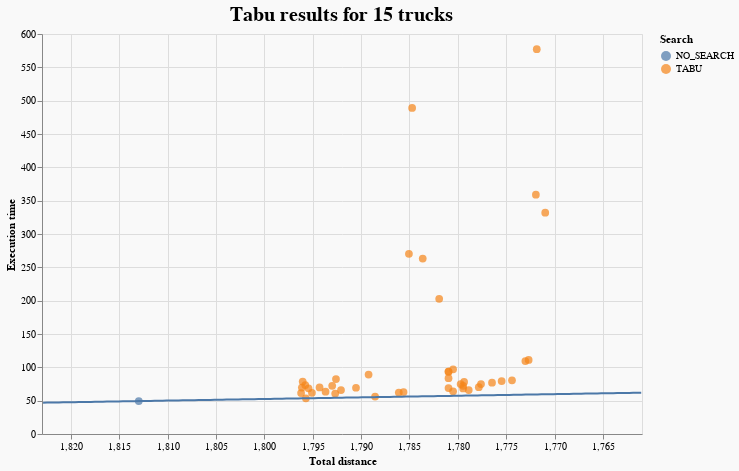

The notebook cell saved with this chart:
### Code cell
plot_results(tabu_greedy_15, tabu_tooltips, "Tabu results for 15 trucks").properties(
    width=600, height=400, background="#F9F9F9"
)

### Figure 1 — Vega-Lite specification as saved in the notebook (floating-point values rounded to 4 significant figures; data arrays with more than 128 entries replaced by an {"elided": "..."} marker saying what was removed)
{"config": {"view": {"continuousWidth": 400, "continuousHeight": 300}}, "layer": [{"data": {"name": "data-d827062e018f9335328fbf1e72168874"}, "mark": {"type": "circle", "size": 60}, "encoding": {"color": {"field": "search", "title": "Search", "type": "nominal"}, "tooltip": [{"field": "heuristic", "title": "Heuristic", "type": "nominal"}, {"field": "search", "title": "Search", "type": "nominal"}, {"field": "base_solution", "title": "Base solution", "type": "nominal"}, {"field": "iterations", "title": "Iterations", "type": "quantitative"}, {"field": "TotalDistance", "title": "Total distance", "type": "quantitative"}, {"field": "execution_time", "title": "Execution time", "type": "quantitative"}, {"field": "tabu_queue_coef", "title": "Queue coef", "type": "quantitative"}], "x": {"field": "TotalDistance", "scale": {"domain": [1823.0, 1761.0]}, "title": "Total distance", "type": "quantitative"}, "y": {"field": "execution_time", "scale": {"domain": [39.37, 587.2]}, "title": "Execution time", "type": "quantitative"}}, "title": {"text": "Tabu results for 15 trucks", "anchor": "middle", "fontSize": 20}}, {"data": {"name": "data-fccabe8ac1e1d87dbfa0ad15e48c65ea"}, "mark": "line", "encoding": {"x": {"field": "x", "scale": {"domain": [1823.0, 1761.0]}, "type": "quantitative"}, "y": {"field": "y", "type": "quantitative"}}}], "background": "#F9F9F9", "height": 400, "width": 600, "$schema": "https://vega.github.io/schema/vega-lite/v4.17.0.json", "datasets": {"data-d827062e018f9335328fbf1e72168874": [{"Unnamed: 0": 23, "base_solution": "SIMPLE_GREEDY", "heuristic": "REMOVE_LOOPS_SWAP_ANY_EXPORTATION", "search": "TABU", "iterations": 500.0, "temp_coef": null, "population_size": null, "mutation_probability": null, "tabu_queue_coef": 0.5, "swap_any_to_generate": null, "TotalDistance": 1795.0, "TotalTime": 6.895, "UnusedTrucksCount": 0, "OrphansCount": 0, "execution_time": 68.53, "TotalFuel": 448.9, "TrucksCount": 15, "Relation": 0.9154}, {"Unnamed: 0": 31, "base_solution": "SIMPLE_GREEDY", "heuristic": "ANY_EXPORTATION_PROB1", "search": "TABU", "iterations": 200.0, "temp_coef": null, "population_size": null, "mutation_probability": null, "tabu_queue_coef": 0.5, "swap_any_to_generate": null, "TotalDistance": 1796.0, "TotalTime": 6.897, "UnusedTrucksCount": 0, "OrphansCount": 0, "execution_time": 53.56, "TotalFuel": 448.9, "TrucksCount": 15, "Relation": 4.121}, {"Unnamed: 0": 40, "base_solution": "SIMPLE_GREEDY", "heuristic": "ANY_EXPORTATION_TIME1", "search": "TABU", "iterations": 200.0, "temp_coef": null, "population_size": null, "mutation_probability": null, "tabu_queue_coef": 0.5, "swap_any_to_generate": null, "TotalDistance": 1789.0, "TotalTime": 6.654, "UnusedTrucksCount": 0, "OrphansCount": 0, "execution_time": 56.07, "TotalFuel": 447.1, "TrucksCount": 15, "Relation": 3.644}, {"Unnamed: 0": 41, "base_solution": "SIMPLE_GREEDY", "heuristic": "ANY_MOVE_EXPORTATION_FIXED2", "search": "TABU", "iterations": 500.0, "temp_coef": null, "population_size": null, "mutation_probability": null, "tabu_queue_coef": 0.3, "swap_any_to_generate": 500.0, "TotalDistance": 1771.0, "TotalTime": 6.669, "UnusedTrucksCount": 0, "OrphansCount": 0, "execution_time": 331.9, "TotalFuel": 442.7, "TrucksCount": 15, "Relation": 0.1487}, {"Unnamed: 0": 48, "base_solution": "SIMPLE_GREEDY", "heuristic": "REMOVE_LOOPS_SWAP_ANY_EXPORTATION", "search": "TABU", "iterations": 200.0, "temp_coef": null, "population_size": null, "mutation_probability": null, "tabu_queue_coef": 0.5, "swap_any_to_generate": null, "TotalDistance": 1796.0, "TotalTime": 6.89, "UnusedTrucksCount": 0, "OrphansCount": 0, "execution_time": 61.44, "TotalFuel": 449.0, "TrucksCount": 15, "Relation": 1.389}, {"Unnamed: 0": 53, "base_solution": "SIMPLE_GREEDY", "heuristic": "ANY_MOVE_EXPORTATION_FIXED2", "search": "TABU", "iterations": 500.0, "temp_coef": null, "population_size": null, "mutation_probability": null, "tabu_queue_coef": 0.5, "swap_any_to_generate": null, "TotalDistance": 1776.0, "TotalTime": 6.686, "UnusedTrucksCount": 0, "OrphansCount": 0, "execution_time": 76.92, "TotalFuel": 444.1, "TrucksCount": 15, "Relation": 1.325}, {"Unnamed: 0": 69, "base_solution": "SIMPLE_GREEDY", "heuristic": "ANY_MOVE_EXPORTATION", "search": "TABU", "iterations": 200.0, "temp_coef": null, "population_size": null, "mutation_probability": null, "tabu_queue_coef": 0.3, "swap_any_to_generate": null, "TotalDistance": 1774.0, "TotalTime": 6.633, "UnusedTrucksCount": 0, "OrphansCount": 0, "execution_time": 80.48, "TotalFuel": 443.6, "TrucksCount": 15, "Relation": 1.24}, {"Unnamed: 0": 79, "base_solution": "SIMPLE_GREEDY", "heuristic": "ANY_MOVE_EXPORTATION", "search": "TABU", "iterations": 500.0, "temp_coef": null, "population_size": null, "mutation_probability": null, "tabu_queue_coef": 0.5, "swap_any_to_generate": null, "TotalDistance": 1773.0, "TotalTime": 6.627, "UnusedTrucksCount": 0, "OrphansCount": 0, "execution_time": 109.5, "TotalFuel": 443.3, "TrucksCount": 15, "Relation": 0.6646}, {"Unnamed: 0": 82, "base_solution": "SIMPLE_GREEDY", "heuristic": "MOVE_IN_EXPORTATION", "search": "TABU", "iterations": 200.0, "temp_coef": null, "population_size": null, "mutation_probability": null, "tabu_queue_coef": 0.5, "swap_any_to_generate": null, "TotalDistance": 1781.0, "TotalTime": 6.672, "UnusedTrucksCount": 0, "OrphansCount": 0, "execution_time": 68.95, "TotalFuel": 445.2, "TrucksCount": 15, "Relation": 1.635}, {"Unnamed: 0": 83, "base_solution": "SIMPLE_GREEDY", "heuristic": "REMOVE_LOOPS_SWAP_ANY_EXPORTATION", "search": "TABU", "iterations": 500.0, "temp_coef": null, "population_size": null, "mutation_probability": null, "tabu_queue_coef": 0.3, "swap_any_to_generate": 500.0, "TotalDistance": 1782.0, "TotalTime": 6.747, "UnusedTrucksCount": 0, "OrphansCount": 0, "execution_time": 202.8, "TotalFuel": 445.5, "TrucksCount": 15, "Relation": 0.2023}, {"Unnamed: 0": 88, "base_solution": "SIMPLE_GREEDY", "heuristic": "ANY_EXPORTATION_PROB1", "search": "TABU", "iterations": 500.0, "temp_coef": null, "population_size": null, "mutation_probability": null, "tabu_queue_coef": 0.5, "swap_any_to_generate": null, "TotalDistance": 1796.0, "TotalTime": 6.852, "UnusedTrucksCount": 0, "OrphansCount": 0, "execution_time": 69.66, "TotalFuel": 449.0, "TrucksCount": 15, "Relation": 0.8308}, {"Unnamed: 0": 102, "base_solution": "SIMPLE_GREEDY", "heuristic": "REMOVE_LOOPS_MOVE_EXPORTATION", "search": "TABU", "iterations": 500.0, "temp_coef": null, "population_size": null, "mutation_probability": null, "tabu_queue_coef": 0.3, "swap_any_to_generate": null, "TotalDistance": 1779.0, "TotalTime": 6.688, "UnusedTrucksCount": 0, "OrphansCount": 0, "execution_time": 78.11, "TotalFuel": 444.8, "TrucksCount": 15, "Relation": 1.17}, {"Unnamed: 0": 109, "base_solution": "SIMPLE_GREEDY", "heuristic": "ANY_EXPORTATION", "search": "TABU", "iterations": 500.0, "temp_coef": null, "population_size": null, "mutation_probability": null, "tabu_queue_coef": 0.3, "swap_any_to_generate": 500.0, "TotalDistance": 1785.0, "TotalTime": 6.761, "UnusedTrucksCount": 0, "OrphansCount": 0, "execution_time": 489.2, "TotalFuel": 446.2, "TrucksCount": 15, "Relation": 0.06423}, {"Unnamed: 0": 110, "base_solution": "SIMPLE_GREEDY", "heuristic": "REMOVE_LOOPS_SWAP_ANY_EXPORTATION", "search": "TABU", "iterations": 500.0, "temp_coef": null, "population_size": null, "mutation_probability": null, "tabu_queue_coef": 0.3, "swap_any_to_generate": null, "TotalDistance": 1796.0, "TotalTime": 6.887, "UnusedTrucksCount": 0, "OrphansCount": 0, "execution_time": 73.45, "TotalFuel": 448.9, "TrucksCount": 15, "Relation": 0.7147}, {"Unnamed: 0": 112, "base_solution": "SIMPLE_GREEDY", "heuristic": "MOVE_IN_EXPORTATION", "search": "TABU", "iterations": 200.0, "temp_coef": null, "population_size": null, "mutation_probability": null, "tabu_queue_coef": 0.3, "swap_any_to_generate": null, "TotalDistance": 1781.0, "TotalTime": 6.672, "UnusedTrucksCount": 0, "OrphansCount": 0, "execution_time": 83.78, "TotalFuel": 445.2, "TrucksCount": 15, "Relation": 0.9302}, {"Unnamed: 0": 114, "base_solution": "SIMPLE_GREEDY", "heuristic": "ANY_MOVE_EXPORTATION_FIXED2", "search": "TABU", "iterations": 200.0, "temp_coef": null, "population_size": null, "mutation_probability": null, "tabu_queue_coef": 0.3, "swap_any_to_generate": null, "TotalDistance": 1779.0, "TotalTime": 6.664, "UnusedTrucksCount": 0, "OrphansCount": 0, "execution_time": 68.33, "TotalFuel": 444.9, "TrucksCount": 15, "Relation": 1.768}, {"Unnamed: 0": 123, "base_solution": "SIMPLE_GREEDY", "heuristic": "ANY_EXPORTATION_PROB1", "search": "TABU", "iterations": 200.0, "temp_coef": null, "population_size": null, "mutation_probability": null, "tabu_queue_coef": 0.3, "swap_any_to_generate": null, "TotalDistance": 1795.0, "TotalTime": 6.95, "UnusedTrucksCount": 0, "OrphansCount": 0, "execution_time": 61.85, "TotalFuel": 448.8, "TrucksCount": 15, "Relation": 1.434}, {"Unnamed: 0": 134, "base_solution": "SIMPLE_GREEDY", "heuristic": "ANY_EXPORTATION", "search": "TABU", "iterations": 200.0, "temp_coef": null, "population_size": null, "mutation_probability": null, "tabu_queue_coef": 0.3, "swap_any_to_generate": null, "TotalDistance": 1794.0, "TotalTime": 6.821, "UnusedTrucksCount": 0, "OrphansCount": 0, "execution_time": 69.9, "TotalFuel": 448.6, "TrucksCount": 15, "Relation": 0.9103}, {"Unnamed: 0": 141, "base_solution": "SIMPLE_GREEDY", "heuristic": "ANY_MOVE_EXPORTATION", "search": "TABU", "iterations": 200.0, "temp_coef": null, "population_size": null, "mutation_probability": null, "tabu_queue_coef": 0.5, "swap_any_to_generate": null, "TotalDistance": 1775.0, "TotalTime": 6.632, "UnusedTrucksCount": 0, "OrphansCount": 0, "execution_time": 79.47, "TotalFuel": 443.9, "TrucksCount": 15, "Relation": 1.246}, {"Unnamed: 0": 152, "base_solution": "SIMPLE_GREEDY", "heuristic": "ANY_MOVE_SWAP", "search": "TABU", "iterations": 500.0, "temp_coef": null, "population_size": null, "mutation_probability": null, "tabu_queue_coef": 0.3, "swap_any_to_generate": null, "TotalDistance": 1780.0, "TotalTime": 6.65, "UnusedTrucksCount": 0, "OrphansCount": 0, "execution_time": 74.83, "TotalFuel": 444.9, "TrucksCount": 15, "Relation": 1.306}, {"Unnamed: 0": 155, "base_solution": "SIMPLE_GREEDY", "heuristic": "ANY_MOVE_SWAP", "search": "TABU", "iterations": 500.0, "temp_coef": null, "population_size": null, "mutation_probability": null, "tabu_queue_coef": 0.3, "swap_any_to_generate": 500.0, "TotalDistance": 1772.0, "TotalTime": 6.664, "UnusedTrucksCount": 0, "OrphansCount": 0, "execution_time": 359.0, "TotalFuel": 443.0, "TrucksCount": 15, "Relation": 0.1325}, {"Unnamed: 0": 180, "base_solution": "SIMPLE_GREEDY", "heuristic": "REMOVE_LOOPS_SWAP_ANY_EXPORTATION", "search": "TABU", "iterations": 200.0, "temp_coef": null, "population_size": null, "mutation_probability": null, "tabu_queue_coef": 0.3, "swap_any_to_generate": null, "TotalDistance": 1793.0, "TotalTime": 6.769, "UnusedTrucksCount": 0, "OrphansCount": 0, "execution_time": 60.72, "TotalFuel": 448.2, "TrucksCount": 15, "Relation": 1.789}, {"Unnamed: 0": 185, "base_solution": "SIMPLE_GREEDY", "heuristic": "ANY_MOVE_EXPORTATION_FIXED2", "search": "TABU", "iterations": 500.0, "temp_coef": null, "population_size": null, "mutation_probability": null, "tabu_queue_coef": 0.3, "swap_any_to_generate": null, "TotalDistance": 1778.0, "TotalTime": 6.59, "UnusedTrucksCount": 0, "OrphansCount": 0, "execution_time": 74.99, "TotalFuel": 444.4, "TrucksCount": 15, "Relation": 1.381}, {"Unnamed: 0": 194, "base_solution": "SIMPLE_GREEDY", "heuristic": "ANY_MOVE_EXPORTATION_FIXED2", "search": "TABU", "iterations": 200.0, "temp_coef": null, "population_size": null, "mutation_probability": null, "tabu_queue_coef": 0.5, "swap_any_to_generate": null, "TotalDistance": 1779.0, "TotalTime": 6.711, "UnusedTrucksCount": 0, "OrphansCount": 0, "execution_time": 65.97, "TotalFuel": 444.7, "TrucksCount": 15, "Relation": 2.054}, {"Unnamed: 0": 200, "base_solution": "SIMPLE_GREEDY", "heuristic": "ANY_MOVE_SWAP", "search": "TABU", "iterations": 200.0, "temp_coef": null, "population_size": null, "mutation_probability": null, "tabu_queue_coef": 0.5, "swap_any_to_generate": null, "TotalDistance": 1786.0, "TotalTime": 6.721, "UnusedTrucksCount": 0, "OrphansCount": 0, "execution_time": 62.95, "TotalFuel": 446.4, "TrucksCount": 15, "Relation": 2.015}, {"Unnamed: 0": 214, "base_solution": "SIMPLE_GREEDY", "heuristic": "ANY_MOVE_EXPORTATION", "search": "TABU", "iterations": 500.0, "temp_coef": null, "population_size": null, "mutation_probability": null, "tabu_queue_coef": 0.3, "swap_any_to_generate": null, "TotalDistance": 1773.0, "TotalTime": 6.63, "UnusedTrucksCount": 0, "OrphansCount": 0, "execution_time": 111.0, "TotalFuel": 443.2, "TrucksCount": 15, "Relation": 0.6533}, {"Unnamed: 0": 217, "base_solution": "SIMPLE_GREEDY", "heuristic": "ANY_EXPORTATION", "search": "TABU", "iterations": 500.0, "temp_coef": null, "population_size": null, "mutation_probability": null, "tabu_queue_coef": 0.3, "swap_any_to_generate": null, "TotalDistance": 1789.0, "TotalTime": 6.769, "UnusedTrucksCount": 0, "OrphansCount": 0, "execution_time": 89.08, "TotalFuel": 447.3, "TrucksCount": 15, "Relation": 0.598}, {"Unnamed: 0": 228, "base_solution": "SIMPLE_GREEDY", "heuristic": "MOVE_IN_EXPORTATION", "search": "TABU", "iterations": 500.0, "temp_coef": null, "population_size": null, "mutation_probability": null, "tabu_queue_coef": 0.5, "swap_any_to_generate": null, "TotalDistance": 1781.0, "TotalTime": 6.672, "UnusedTrucksCount": 0, "OrphansCount": 0, "execution_time": 93.67, "TotalFuel": 445.2, "TrucksCount": 15, "Relation": 0.7226}, {"Unnamed: 0": 235, "base_solution": "SIMPLE_GREEDY", "heuristic": "ANY_MOVE_SWAP", "search": "TABU", "iterations": 500.0, "temp_coef": null, "population_size": null, "mutation_probability": null, "tabu_queue_coef": 0.5, "swap_any_to_generate": null, "TotalDistance": 1779.0, "TotalTime": 6.674, "UnusedTrucksCount": 0, "OrphansCount": 0, "execution_time": 72.27, "TotalFuel": 444.9, "TrucksCount": 15, "Relation": 1.464}, {"Unnamed: 0": 246, "base_solution": "SIMPLE_GREEDY", "heuristic": "REMOVE_LOOPS_MOVE_EXPORTATION", "search": "TABU", "iterations": 500.0, "temp_coef": null, "population_size": null, "mutation_probability": null, "tabu_queue_coef": 0.5, "swap_any_to_generate": null, "TotalDistance": 1780.0, "TotalTime": 6.672, "UnusedTrucksCount": 0, "OrphansCount": 0, "execution_time": 97.02, "TotalFuel": 445.1, "TrucksCount": 15, "Relation": 0.6817}, {"Unnamed: 0": 260, "base_solution": "SIMPLE_GREEDY", "heuristic": "ANY_MOVE_EXPORTATION", "search": "TABU", "iterations": 500.0, "temp_coef": null, "population_size": null, "mutation_probability": null, "tabu_queue_coef": 0.3, "swap_any_to_generate": 500.0, "TotalDistance": 1772.0, "TotalTime": 6.542, "UnusedTrucksCount": 0, "OrphansCount": 0, "execution_time": 577.2, "TotalFuel": 443.0, "TrucksCount": 15, "Relation": 0.07793}, {"Unnamed: 0": 272, "base_solution": "SIMPLE_GREEDY", "heuristic": "REMOVE_LOOPS_MOVE_EXPORTATION", "search": "TABU", "iterations": 200.0, "temp_coef": null, "population_size": null, "mutation_probability": null, "tabu_queue_coef": 0.5, "swap_any_to_generate": null, "TotalDistance": 1780.0, "TotalTime": 6.672, "UnusedTrucksCount": 0, "OrphansCount": 0, "execution_time": 63.98, "TotalFuel": 445.1, "TrucksCount": 15, "Relation": 2.223}, {"Unnamed: 0": 277, "base_solution": "SIMPLE_GREEDY", "heuristic": "ANY_EXPORTATION_TIME1", "search": "TABU", "iterations": 500.0, "temp_coef": null, "population_size": null, "mutation_probability": null, "tabu_queue_coef": 0.5, "swap_any_to_generate": null, "TotalDistance": 1791.0, "TotalTime": 6.694, "UnusedTrucksCount": 0, "OrphansCount": 0, "execution_time": 69.37, "TotalFuel": 447.6, "TrucksCount": 15, "Relation": 1.122}, {"Unnamed: 0": 283, "base_solution": "SIMPLE_GREEDY", "heuristic": null, "search": "NO_SEARCH", "iterations": null, "temp_coef": null, "population_size": null, "mutation_probability": null, "tabu_queue_coef": null, "swap_any_to_generate": null, "TotalDistance": 1813.0, "TotalTime": 6.926, "UnusedTrucksCount": 0, "OrphansCount": 0, "execution_time": 49.37, "TotalFuel": 453.2, "TrucksCount": 15, "Relation": 0.0}, {"Unnamed: 0": 297, "base_solution": "SIMPLE_GREEDY", "heuristic": "ANY_MOVE_SWAP", "search": "TABU", "iterations": 200.0, "temp_coef": null, "population_size": null, "mutation_probability": null, "tabu_queue_coef": 0.3, "swap_any_to_generate": null, "TotalDistance": 1786.0, "TotalTime": 6.921, "UnusedTrucksCount": 0, "OrphansCount": 0, "execution_time": 62.08, "TotalFuel": 446.5, "TrucksCount": 15, "Relation": 2.114}, {"Unnamed: 0": 300, "base_solution": "SIMPLE_GREEDY", "heuristic": "ANY_EXPORTATION_PROB1", "search": "TABU", "iterations": 500.0, "temp_coef": null, "population_size": null, "mutation_probability": null, "tabu_queue_coef": 0.3, "swap_any_to_generate": 500.0, "TotalDistance": 1785.0, "TotalTime": 6.701, "UnusedTrucksCount": 0, "OrphansCount": 0, "execution_time": 270.2, "TotalFuel": 446.3, "TrucksCount": 15, "Relation": 0.1264}, {"Unnamed: 0": 301, "base_solution": "SIMPLE_GREEDY", "heuristic": "MOVE_IN_EXPORTATION", "search": "TABU", "iterations": 500.0, "temp_coef": null, "population_size": null, "mutation_probability": null, "tabu_queue_coef": 0.3, "swap_any_to_generate": null, "TotalDistance": 1781.0, "TotalTime": 6.672, "UnusedTrucksCount": 0, "OrphansCount": 0, "execution_time": 93.51, "TotalFuel": 445.2, "TrucksCount": 15, "Relation": 0.7252}, {"Unnamed: 0": 314, "base_solution": "SIMPLE_GREEDY", "heuristic": "ANY_EXPORTATION_TIME1", "search": "TABU", "iterations": 200.0, "temp_coef": null, "population_size": null, "mutation_probability": null, "tabu_queue_coef": 0.3, "swap_any_to_generate": null, "TotalDistance": 1794.0, "TotalTime": 6.918, "UnusedTrucksCount": 0, "OrphansCount": 0, "execution_time": 63.43, "TotalFuel": 448.4, "TrucksCount": 15, "Relation": 1.373}, {"Unnamed: 0": 316, "base_solution": "SIMPLE_GREEDY", "heuristic": "ANY_EXPORTATION", "search": "TABU", "iterations": 500.0, "temp_coef": null, "population_size": null, "mutation_probability": null, "tabu_queue_coef": 0.5, "swap_any_to_generate": null, "TotalDistance": 1793.0, "TotalTime": 6.883, "UnusedTrucksCount": 0, "OrphansCount": 0, "execution_time": 82.35, "TotalFuel": 448.1, "TrucksCount": 15, "Relation": 0.618}, {"Unnamed: 0": 341, "base_solution": "SIMPLE_GREEDY", "heuristic": "REMOVE_LOOPS_MOVE_EXPORTATION", "search": "TABU", "iterations": 200.0, "temp_coef": null, "population_size": null, "mutation_probability": null, "tabu_queue_coef": 0.3, "swap_any_to_generate": null, "TotalDistance": 1778.0, "TotalTime": 6.672, "UnusedTrucksCount": 0, "OrphansCount": 0, "execution_time": 70.15, "TotalFuel": 444.5, "TrucksCount": 15, "Relation": 1.691}, {"Unnamed: 0": 347, "base_solution": "SIMPLE_GREEDY", "heuristic": "ANY_EXPORTATION_TIME1", "search": "TABU", "iterations": 500.0, "temp_coef": null, "population_size": null, "mutation_probability": null, "tabu_queue_coef": 0.3, "swap_any_to_generate": null, "TotalDistance": 1793.0, "TotalTime": 6.803, "UnusedTrucksCount": 0, "OrphansCount": 0, "execution_time": 72.22, "TotalFuel": 448.2, "TrucksCount": 15, "Relation": 0.8747}, {"Unnamed: 0": 350, "base_solution": "SIMPLE_GREEDY", "heuristic": "ANY_EXPORTATION_TIME1", "search": "TABU", "iterations": 500.0, "temp_coef": null, "population_size": null, "mutation_probability": null, "tabu_queue_coef": 0.3, "swap_any_to_generate": 500.0, "TotalDistance": 1784.0, "TotalTime": 6.664, "UnusedTrucksCount": 0, "OrphansCount": 0, "execution_time": 263.1, "TotalFuel": 445.9, "TrucksCount": 15, "Relation": 0.1373}, {"Unnamed: 0": 363, "base_solution": "SIMPLE_GREEDY", "heuristic": "ANY_EXPORTATION_PROB1", "search": "TABU", "iterations": 500.0, "temp_coef": null, "population_size": null, "mutation_probability": null, "tabu_queue_coef": 0.3, "swap_any_to_generate": null, "TotalDistance": 1796.0, "TotalTime": 6.906, "UnusedTrucksCount": 0, "OrphansCount": 0, "execution_time": 78.64, "TotalFuel": 449.0, "TrucksCount": 15, "Relation": 0.5787}, {"Unnamed: 0": 370, "base_solution": "SIMPLE_GREEDY", "heuristic": "ANY_EXPORTATION", "search": "TABU", "iterations": 200.0, "temp_coef": null, "population_size": null, "mutation_probability": null, "tabu_queue_coef": 0.5, "swap_any_to_generate": null, "TotalDistance": 1792.0, "TotalTime": 6.891, "UnusedTrucksCount": 0, "OrphansCount": 0, "execution_time": 65.89, "TotalFuel": 448.0, "TrucksCount": 15, "Relation": 1.265}], "data-fccabe8ac1e1d87dbfa0ad15e48c65ea": {"elided": "151 records"}}}
